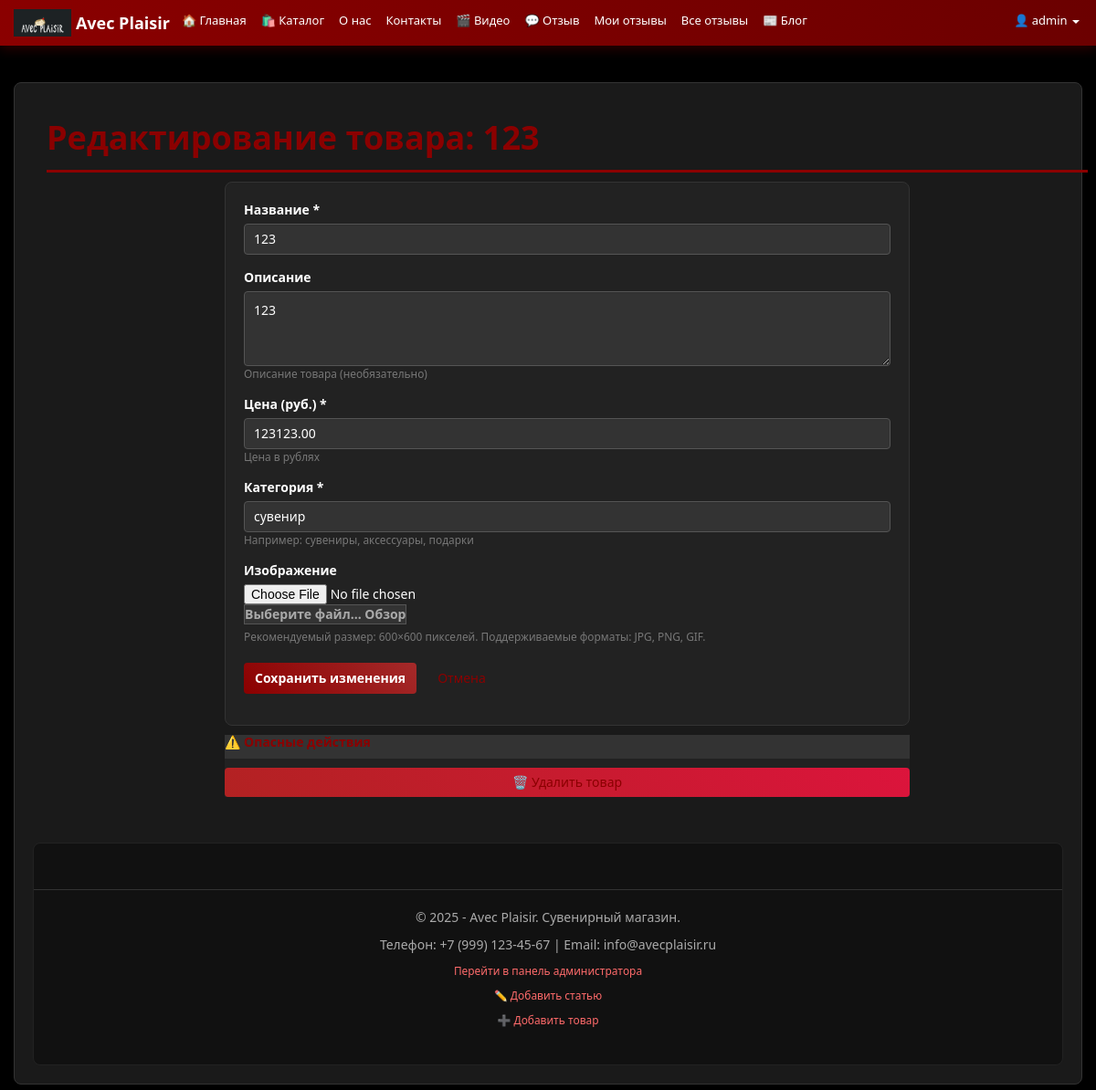
The app's page /catalog/edit/7/ (signed in) with its own data.
### app/models.py (models this page shows, shortened)
class Product(models.Model):
    name = models.CharField(max_length=200, verbose_name="Название")
    description = models.TextField(verbose_name="Описание", blank=True)
    price = models.DecimalField(max_digits=10, decimal_places=2, verbose_name="Цена")
    image = models.ImageField(
        upload_to='products/',
        verbose_name="Изображение товара",
        blank=True,
        null=True,
        help_text="Загрузите изображение товара"
    )
    category = models.CharField(
        max_length=100,
        verbose_name="Категория",
        default="сувенир"
    )
    created_at = models.DateTimeField(auto_now_add=True, verbose_name="Дата добавления")
    updated_at = models.DateTimeField(auto_now=True, verbose_name="Дата обновления")
    class Meta:
        verbose_name = "Товар"
        verbose_name_plural = "Товары"
        ordering = ['name']

### app/views.py (the view)
# urls.py: path('catalog/edit/<int:product_id>/', edit_product, name='edit_product'),
@login_required
def edit_product(request, product_id):
    if not (request.user.is_staff or request.user.is_superuser):
        messages.error(request, 'У вас нет прав для редактирования товаров.')
        return redirect('catalog')
    product = get_object_or_404(Product, id=product_id)
    if request.method == 'POST':
        form = ProductForm(request.POST, request.FILES, instance=product)
        if form.is_valid():
            form.save()
            messages.success(request, f'✅ Товар "{product.name}" успешно обновлен!')
            return redirect('catalog')
    else:
        form = ProductForm(instance=product)
    return render(request, 'app/create_product.html', {
        'form': form,
        'product': product,
        'title': f'Редактирование товара: {product.name}'
    })

### app/templates/app/create_product.html (shortened to what this page needs)
﻿{% extends "app/layout.html" %}
{% block content %}
<div class="container">
    <h1>{{ title }}</h1>
    <div class="row">
        <div class="col-md-8 col-md-offset-2">
            <div class="form-card" style="background: #222; padding: 20px; border-radius: 8px; border: 1px solid #333;">
                <form method="post" enctype="multipart/form-data">
                    <div class="form-group">
                        <label for="{{ form.name.id_for_label }}">{{ form.name.label }} *</label>
                        {{ form.name }}
                    </div>
                    <div class="form-group">
                        <label for="{{ form.description.id_for_label }}">{{ form.description.label }}</label>
                        {{ form.description }}
                        <small class="form-text text-muted">Описание товара (необязательно)</small>
                    </div>
                    <div class="form-group">
                        <label for="{{ form.price.id_for_label }}">{{ form.price.label }} *</label>
                        {{ form.price }}
                        <small class="form-text text-muted">Цена в рублях</small>
                    </div>
                    <div class="form-group">
                        <label for="{{ form.category.id_for_label }}">{{ form.category.label }} *</label>
                        {{ form.category }}
                        <small class="form-text text-muted">Например: сувениры, аксессуары, подарки</small>
                    </div>
                    <div class="form-group">
                        <label for="{{ form.image.id_for_label }}">{{ form.image.label }}</label>
                        <div class="custom-file">
                            {{ form.image }}
                            <label class="custom-file-label" for="{{ form.image.id_for_label }}">
                                {% if product and product.image %}
                                Текущее: {{ product.image.name|slice:"9:" }}
                                {% else %}
                                Выберите файл...
                                {% endif %}
                            </label>
                        </div>
                        <small class="form-text text-muted">
                            Рекомендуемый размер: 600×600 пикселей. Поддерживаемые форматы: JPG, PNG, GIF.
                        </small>
                    </div>
                    <div class="form-actions" style="margin-top: 20px; display: flex; gap: 10px;">
                        <button type="submit" class="btn btn-primary">
                            {% if product %}Сохранить изменения{% else %}Создать товар{% endif %}
                        </button>
                        <a href="{% url 'catalog' %}" class="btn btn-secondary">
                        </a>
                    </div>
                </form>
            </div>
            {% if product %}
            <div class="card mt-4" style="background: #222; border-color: #8B0000;">
                <div class="card-header" style="background: #333; border-color: #8B0000;">
                    <h5>⚠️ Опасные действия</h5>
                </div>
                <div class="card-body">
                    <a href="{% url 'delete_product' product.id %}"
                       class="btn btn-danger btn-block"
                       onclick="return confirm('Удалить товар {{ product.name }}? Это действие нельзя отменить!')">
                        🗑️ Удалить товар
                    </a>
                </div>
            </div>
            {% endif %}
        </div>
    </div>
</div>
{% endblock %}

### app/templates/app/layout.html (shortened to what this page needs)
{% load static %}
<!DOCTYPE html>
<html lang="ru">
<head>
    <link href="https://cdn.jsdelivr.net/npm/bootstrap@3.4.1/dist/css/bootstrap.min.css" rel="stylesheet">
</head>
<body>
    <nav class="navbar navbar-inverse navbar-fixed-top">
        <div class="container">
            <div class="navbar-header">
                <a href="{% url 'home' %}" class="navbar-brand">
                    <img src="/static/app/images/logo.png" alt="Avec Plaisir">
                    Avec Plaisir
                </a>
            </div>
            <div class="navbar-collapse collapse">
                <ul class="nav navbar-nav">
                    <li><a href="{% url 'home' %}">🏠 Главная</a></li>
                    <li><a href="{% url 'catalog' %}">🛍️ Каталог</a></li>
                    <li><a href="{% url 'about' %}">О нас</a></li>
                    <li><a href="{% url 'contact' %}">Контакты</a></li>
                    <li><a href="{% url 'video_page' %}">🎬 Видео</a></li>
                    {% if user.is_authenticated %}
                    <li><a href="{% url 'feedback' %}">💬 Отзыв</a></li>
                    <li><a href="{% url 'my_feedbacks' %}">Мои отзывы</a></li>
                    {% endif %}
                    <li><a href="{% url 'feedback_list' %}">Все отзывы</a></li>
                    <li><a href="{% url 'blog_list' %}">📰 Блог</a></li>
                </ul>
                <ul class="nav navbar-nav navbar-right">
                    {% if user.is_authenticated %}
                    <li class="dropdown">
                        <a href="#" class="dropdown-toggle" data-toggle="dropdown" role="button" aria-haspopup="true" aria-expanded="false">
                            {% if user.username|length > 10 %}
                            👤 {{ user.username|slice:":8" }}..
                            {% else %}
                            👤 {{ user.username }}
                            {% endif %}
                            <span class="caret"></span>
                        </a>
                    </li>
                    {% else %}
                    <li><a href="{% url 'login' %}">🔑 Вход</a></li>
                    <li><a href="{% url 'register' %}">📝 Регистрация</a></li>
                    {% endif %}
                </ul>
            </div>
        </div>
    </nav>
    <div class="container body-content">
        {% block content %}{% endblock %}
        <footer>
            <hr />
            <p>&copy; {% now "Y" %} - Avec Plaisir. Сувенирный магазин.</p>
            <p>Телефон: +7 (999) 123-45-67 | Email: info@avecplaisir.ru</p>
            {% if user.is_staff or user.is_superuser %}
            <p><small><a href="/admin/">Перейти в панель администратора</a></small></p>
            <p><small><a href="{% url 'create_article' %}">✏️ Добавить статью</a></small></p>
            <p><small><a href="{% url 'create_product' %}">➕ Добавить товар</a></small></p>
            {% endif %}
        </footer>
    </div>
</body>
</html>

### app/templates/app/layout.html (style rules this page uses)
body { background-color: #000000 !important; color: #ffffff; font-family: 'Segoe UI', Tahoma, Geneva, Verdana, sans-serif; margin: 0; padding-top: 60px; min-height: 100vh; }
.navbar { background: linear-gradient(45deg, #8B0000, #6B0000) !important; border: none !important; box-shadow: 0 4px 12px rgba(139, 0, 0, 0.3); min-height: 50px; }
.navbar a { color: white !important; }
.navbar-brand { font-weight: bold; font-size: 18px; display: flex; align-items: center; padding: 8px 5px; }
.navbar-brand img { height: 30px; margin-right: 5px; }
.navbar-nav > li > a { font-weight: 500; transition: all 0.3s ease; border-radius: 4px; margin: 0 2px; padding: 12px 6px !important; font-size: 13px; white-space: nowrap; }
.navbar > .container { padding-left: 10px; padding-right: 10px; max-width: 100%; }
.container.body-content { background: #1a1a1a; color: #ffffff; padding: 20px; border-radius: 8px; box-shadow: 0 2px 20px rgba(0,0,0,0.5); margin-top: 10px; margin-bottom: 20px; min-height: 100px; border: 1px solid #333; }
.btn-primary { background: linear-gradient(45deg, #8B0000, #A52A2A) !important; border: none !important; color: white !important; font-weight: bold; transition: all 0.3s ease; }
.btn-danger { background: linear-gradient(45deg, #B22222, #DC143C) !important; border: none !important; }
footer { background: #111; border-top: 2px solid #8B0000; margin-top: 50px; padding: 30px 0; color: #aaa; text-align: center; border-radius: 8px; border: 1px solid #222; }
footer hr { border-color: #333; }
footer a { color: #ff6b6b !important; }
h1, h2, h3, h4, h5, h6 { color: #8B0000 !important; font-family: 'Segoe UI', Tahoma, Geneva, Verdana, sans-serif; font-weight: 600; border-bottom: 1px solid #333; padding-bottom: 10px; }
h1 { border-bottom: 3px solid #8B0000; padding-bottom: 15px; }
.body-content a { color: #8B0000; text-decoration: none; transition: all 0.3s ease; }
.form-control { background-color: #222; border: 1px solid #444; border-radius: 4px; padding: 10px; color: white; }

### app/templates/app/create_product.html (style rules this page uses)
.custom-file-label::after { content: "Обзор"; }
.form-control, .custom-file-input { background-color: #333; border: 1px solid #555; color: white; }
.custom-file-label { background-color: #333; border: 1px solid #555; color: #aaa; }

### records on screen
Product: name "123", description "123", price "123123.00", category "сувенир"

### other values on screen
{{ user.username }} "admin"
